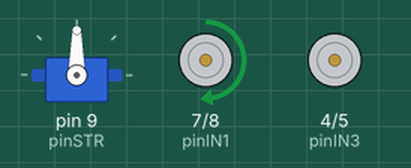
Bench run of a sketch on a simulated Arduino Uno, built with avr-gcc and run on an emulated ATmega328P. Shown: servo, motor-driver pin pairs drawn as motors (green arrow = first pin HIGH = forward, orange = second pin HIGH = backward, longer = more drive, scaled by the enable pin).

Above: at 0.1 s.
At 6.1 s:
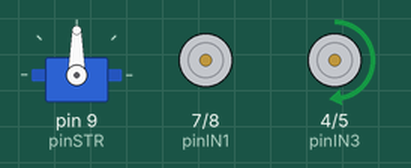
At 12.1 s:
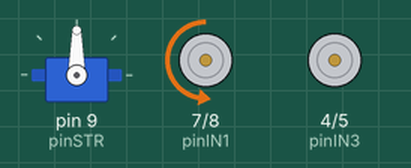
At 18.1 s:
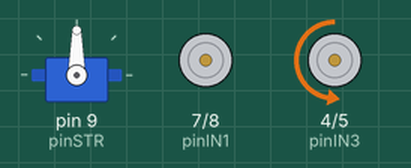
At 26.27 s:
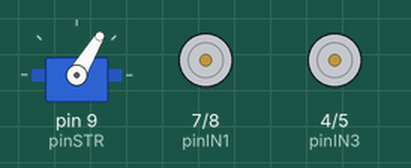
At 35.8 s:
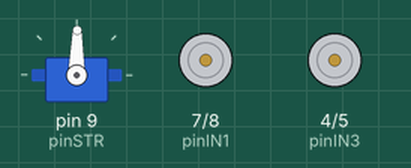
Timing chart, 0 to 40.0 s (numbered marks = the images above):
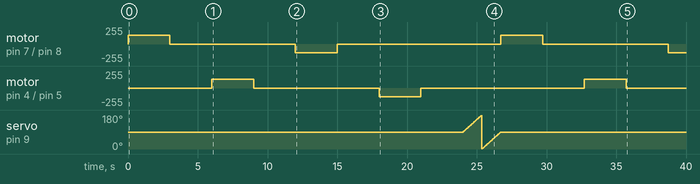

Measured:
- by itself, motor on pin 4 (pinIN3) / pin 5 (pinIN4): stopped → forward 128/255 at 6.0 s, → stopped 3.0 s later, → backward 128/255 9.0 s later, → stopped 3.0 s later, … (6 changes in this stretch)
- by itself, motor on pin 7 (pinIN1) / pin 8 (pinIN2): stopped → forward 128/255 at 0.00 s, → stopped 3.0 s later, → backward 128/255 9.0 s later, → stopped 3.0 s later, … (7 changes in this stretch)

The sketch:

allTest.ino
```cpp
#include <Servo.h>
Servo steeringServo;

// right rear motor direction and speed control
int pinENA = 6;
int pinIN1 = 7;
int pinIN2 = 8;


// left rear motor direction and speed control
int pinENB = 3;
int pinIN3 = 4;
int pinIN4 = 5;


// steering servo motor
int pos =  0;
int pinSTR = 9;

void setup(){

//right motor setup
 pinMode(pinIN1, OUTPUT);
 pinMode(pinIN2, OUTPUT);
 pinMode(pinENA, OUTPUT);

 //left motor setup
 pinMode(pinIN3, OUTPUT);
 pinMode(pinIN4, OUTPUT);
 pinMode(pinENB, OUTPUT);

  // steering setupa
 pinMode(pinSTR, OUTPUT);
 steeringServo.attach(pinSTR);


}

void loop(){

  //right rear motor forward
  digitalWrite(pinIN1, HIGH);
  digitalWrite(pinIN2,LOW);
  analogWrite(pinENA,128);
  delay(3000);

  //right rear motor stop
  digitalWrite(pinIN1, LOW);
  digitalWrite(pinIN2,LOW);
  analogWrite(pinENA,0);
  delay(3000);

  //left rear motor forward
  digitalWrite(pinIN3, HIGH);
  digitalWrite(pinIN4,LOW);
  analogWrite(pinENB,128);
  delay(3000);

  //left rear motor stop
  digitalWrite(pinIN3, LOW);
  digitalWrite(pinIN4,LOW);
  analogWrite(pinENB,0);
  delay(3000);

  //right rear motor reverse
  digitalWrite(pinIN1,LOW);
  digitalWrite(pinIN2,HIGH);
  analogWrite(pinENA,128);
  delay(3000);

  //right rear motor stop
  digitalWrite(pinIN1, LOW);
  digitalWrite(pinIN2,LOW);
  analogWrite(pinENA,0);
  delay(3000);

  //left rear motor backwards
  digitalWrite(pinIN3,LOW);
  digitalWrite(pinIN4,HIGH);
  analogWrite(pinENB,128);
  delay(3000);

  //left read motor stop
  digitalWrite(pinIN3, LOW);
  digitalWrite(pinIN4,LOW);
  analogWrite(pinENB,0);
  delay(3000);

// trun right
 for (pos=90; pos <180; pos+=1){
   steeringServo.write(pos);
   delay(15);
 }

 //trun left
 for (pos=180; pos <0; pos-=1){
   steeringServo.write(pos);
   delay(15);
 }

 //recenter steering angle
 for (pos=0; pos <90; pos+=1){
  steeringServo.write(pos);
   delay(15);
 }

}
```
